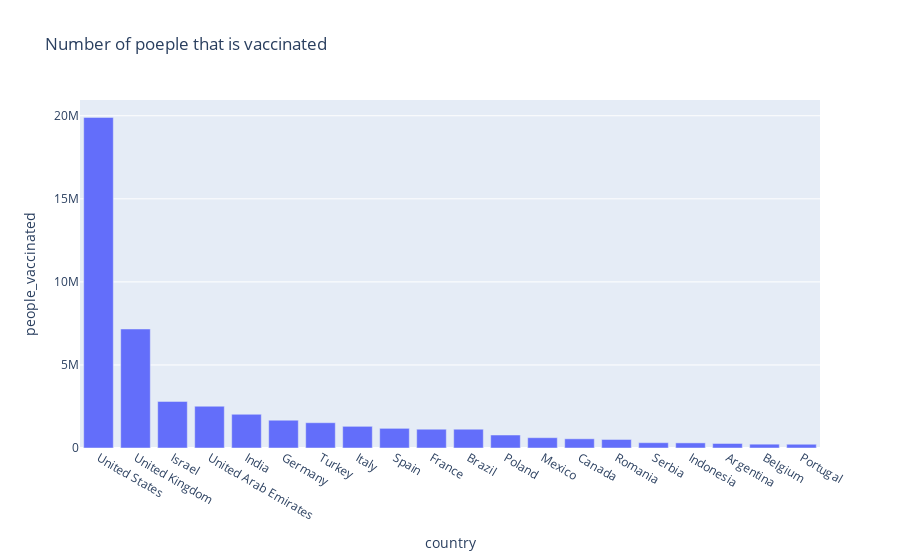

Notebook source saved alongside this figure:
### Markdown cell above
# Number of people that is vaccinated

### Code cell
data3=df1[['country','people_vaccinated']].nlargest(20,'people_vaccinated')

fig=px.bar(data3, x='country',y='people_vaccinated',title='Number of poeple that is vaccinated')

fig.show()

### Figure 1 — Plotly figure (JSON) as saved in the notebook; plotly's stock layout.template omitted (floating-point values rounded to 4 significant figures)
{"data": [{"alignmentgroup": "True", "hovertemplate": "country=%{x}<br>people_vaccinated=%{y}<extra></extra>", "legendgroup": "", "marker": {"color": "#636efa"}, "name": "", "offsetgroup": "", "orientation": "v", "showlegend": false, "textposition": "auto", "type": "bar", "x": ["United States", "United Kingdom", "Israel", "United Arab Emirates", "India", "Germany", "Turkey", "Italy", "Spain", "France", "Brazil", "Poland", "Mexico", "Canada", "Romania", "Serbia", "Indonesia", "Argentina", "Belgium", "Portugal"], "xaxis": "x", "y": [19902237, 7164387, 2804041, 2514450, 2029480, 1672215, 1522580, 1304989, 1183395, 1130753, 1129885, 782413, 621005, 554017, 513429, 319504, 308003, 272323, 229863, 225499], "yaxis": "y"}], "layout": {"barmode": "relative", "legend": {"tracegroupgap": 0}, "title": {"text": "Number of poeple that is vaccinated"}, "xaxis": {"anchor": "y", "domain": [0, 1], "title": {"text": "country"}}, "yaxis": {"anchor": "x", "domain": [0, 1], "title": {"text": "people_vaccinated"}}}}
